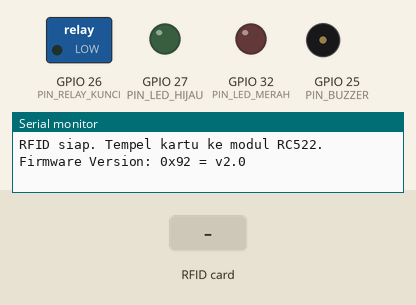
The sketch below on a simulated ESP32. Shown: switched loads named in the sketch (green lamp = pin HIGH), output pins drawn as LEDs (lit = HIGH), buzzer (waves = sounding, pin HIGH), the last lines printed to the serial monitor. The test bench sets the inputs (shaded band).

Above: at 1.2 s.
1.3 s: RFID card 5E 7A 19 C4 held to the reader
At 1.39 s:
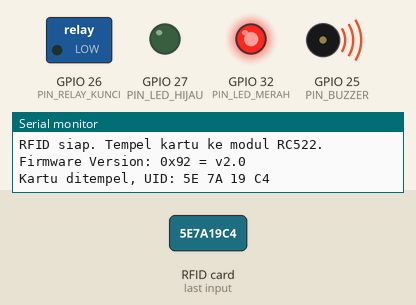
4.3 s: RFID card AA BB CC DD held to the reader
At 5.0 s:
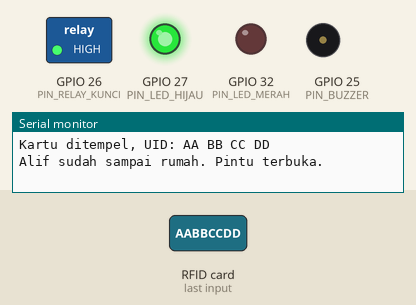
5.8 s: RFID card 5E 7A 19 C4 held to the reader
At 5.89 s:
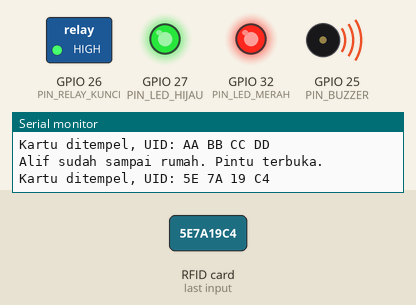
Timing chart, 0 to 10.8 s (numbered marks = the images above; inputs shaded):
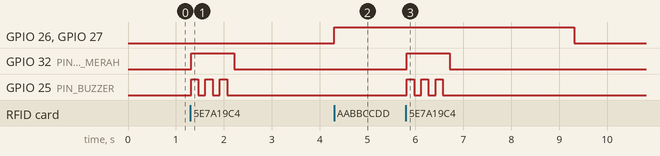

Measured:
- after the input at 1.3 s, GPIO 32 (PIN_LED_MERAH): LOW → HIGH at once, → LOW 0.90 s later; GPIO 25 (PIN_BUZZER): alternates HIGH for 0.15 s and LOW for 0.15 s, 6 changes in all, then stays LOW, starting at once
- after the input at 4.3 s, GPIO 26 (PIN_RELAY_KUNCI), GPIO 27 (PIN_LED_HIJAU): LOW → HIGH at once
- after the input at 5.8 s, GPIO 32 (PIN_LED_MERAH): LOW → HIGH at once, → LOW 0.90 s later; GPIO 25 (PIN_BUZZER): alternates HIGH for 0.15 s and LOW for 0.15 s, 6 changes in all, then stays LOW, starting at once

The sketch:

RfidPulang.ino
```cpp
// ============================================================
// RFID Anak Pulang Sekolah — ESP32 + RC522
// Kode dari YouTube Short "RFID Anak Pulang Sekolah"
// Repo: https://github.com/oerban77/rfid-anak-pulang-sekolah
//
// Cara kerja: anak menempelkan kartu RFID ke modul RC522.
// Kalau UID kartu ada di daftar, kunci elektrik terbuka 5 detik,
// LED hijau menyala, dan HP orang tua dapat notifikasi Telegram
// "Alif sudah sampai rumah." Kalau kartu tidak dikenal, pintu
// tetap terkunci dan buzzer berbunyi 3 kali.
//
// Wiring (SPI, lihat schematic.png):
//   RC522 SDA  -> GPIO5    RC522 SCK  -> GPIO18
//   RC522 MOSI -> GPIO23   RC522 MISO -> GPIO19
//   RC522 RST  -> GPIO22   RC522 VCC  -> 3V3 (BUKAN 5V!), GND -> GND
//   Relay IN   -> GPIO26 (kunci elektrik 12V lewat kontak relay)
//   Buzzer (+) -> GPIO25 (aktif HIGH), (-) GND
//   LED hijau  -> GPIO27 (lewat resistor 220 ohm ke GND)
//   LED merah  -> GPIO32 (lewat resistor 220 ohm ke GND)
//
// Daftarkan kartu: upload sketch ini, buka Serial Monitor
// (115200), tempel kartu, salin UID yang tercetak, lalu isi
// ke daftar KARTU_DIIZINKAN di bawah dan upload ulang.
// ============================================================

#include <SPI.h>
#include <MFRC522.h>

#define USE_TELEGRAM 1   // 1 = kirim notifikasi Telegram, 0 = Serial saja

// ============ ISI BAGIAN INI (kalau USE_TELEGRAM = 1) ============
const char* WIFI_SSID     = "NAMA_WIFI_KAMU";
const char* WIFI_PASSWORD = "PASSWORD_WIFI_KAMU";
const String BOT_TOKEN    = "ISI_TOKEN_BOT_DARI_BOTFATHER";
const String CHAT_ID      = "ISI_CHAT_ID_KAMU";
// Cara dapat BOT_TOKEN: chat @BotFather di Telegram -> /newbot
// Cara dapat CHAT_ID: chat @userinfobot di Telegram, catat "Id" kamu.
// ================================================================

// ============ DAFTAR KARTU YANG DIIZINKAN ============
// Ganti UID contoh di bawah dengan UID kartu asli (lihat Serial Monitor).
// Format UID: heksadesimal huruf besar, dipisah spasi, misal "A1 B2 C3 D4".
struct Kartu { const char* uid; const char* nama; };
const Kartu KARTU_DIIZINKAN[] = {
  { "AA BB CC DD", "Alif" },
  { "11 22 33 44", "Khalil" },
};
const int JUMLAH_KARTU = sizeof(KARTU_DIIZINKAN) / sizeof(KARTU_DIIZINKAN[0]);
// =====================================================

#if USE_TELEGRAM
#include <WiFi.h>
#include <WiFiClientSecure.h>
#include <UniversalTelegramBot.h>
#include <ArduinoJson.h>
WiFiClientSecure telegramClient;
UniversalTelegramBot bot(BOT_TOKEN, telegramClient);
#endif

#define PIN_SS_RFID    5    // SDA RC522
#define PIN_RST_RFID   22
#define PIN_RELAY_KUNCI 26
#define PIN_BUZZER     25
#define PIN_LED_HIJAU  27
#define PIN_LED_MERAH  32

const unsigned long BUKA_MS = 5000;    // kunci terbuka 5 detik
const unsigned long ABAIKAN_MS = 10000; // abaikan kartu yang sama 10 detik

MFRC522 rfid(PIN_SS_RFID, PIN_RST_RFID);
bool telegramAktif = false;
bool kunciTerbuka = false;
unsigned long kunciDibukaPada = 0;
String uidTerakhir = "";
unsigned long uidTerakhirPada = 0;

String bacaUid() {
  String uid = "";
  for (byte i = 0; i < rfid.uid.size; i++) {
    if (rfid.uid.uidByte[i] < 0x10) uid += "0";
    uid += String(rfid.uid.uidByte[i], HEX);
    if (i < rfid.uid.size - 1) uid += " ";
  }
  uid.toUpperCase();
  return uid;
}

const char* cariNama(const String& uid) {
  for (int i = 0; i < JUMLAH_KARTU; i++) {
    if (uid == KARTU_DIIZINKAN[i].uid) return KARTU_DIIZINKAN[i].nama;
  }
  return nullptr;
}

void kirimPesan(const String& teks) {
  Serial.println(teks);
#if USE_TELEGRAM
  if (telegramAktif) {
    bot.sendMessage(CHAT_ID, teks, "");
  }
#endif
}

void bukaKunci(const char* nama) {
  digitalWrite(PIN_RELAY_KUNCI, HIGH);
  digitalWrite(PIN_LED_HIJAU, HIGH);
  digitalWrite(PIN_LED_MERAH, LOW);
  kunciTerbuka = true;
  kunciDibukaPada = millis();
  kirimPesan(String(nama) + " sudah sampai rumah. Pintu terbuka.");
}

void tutupKunci() {
  digitalWrite(PIN_RELAY_KUNCI, LOW);
  digitalWrite(PIN_LED_HIJAU, LOW);
  kunciTerbuka = false;
  Serial.println("Pintu terkunci lagi.");
}

void tolakKartu(const String& uid) {
  digitalWrite(PIN_LED_MERAH, HIGH);
  for (int i = 0; i < 3; i++) {
    digitalWrite(PIN_BUZZER, HIGH);
    delay(150);
    digitalWrite(PIN_BUZZER, LOW);
    delay(150);
  }
  digitalWrite(PIN_LED_MERAH, LOW);
  Serial.println("Kartu tidak dikenal: " + uid + " (daftarkan UID ini di KARTU_DIIZINKAN)");
}

void setup() {
  Serial.begin(115200);
  SPI.begin();
  rfid.PCD_Init();
  pinMode(PIN_RELAY_KUNCI, OUTPUT);
  pinMode(PIN_BUZZER, OUTPUT);
  pinMode(PIN_LED_HIJAU, OUTPUT);
  pinMode(PIN_LED_MERAH, OUTPUT);
  digitalWrite(PIN_RELAY_KUNCI, LOW);
  digitalWrite(PIN_BUZZER, LOW);
  digitalWrite(PIN_LED_HIJAU, LOW);
  digitalWrite(PIN_LED_MERAH, LOW);

#if USE_TELEGRAM
  if (BOT_TOKEN.startsWith("ISI_") || CHAT_ID.startsWith("ISI_")) {
    Serial.println("PERINGATAN: BOT_TOKEN / CHAT_ID belum diisi, notifikasi Telegram nonaktif.");
  } else {
    Serial.print("Menghubungkan WiFi ");
    Serial.print(WIFI_SSID);
    Serial.print(" ... ");
    WiFi.begin(WIFI_SSID, WIFI_PASSWORD);
    unsigned long mulai = millis();
    while (WiFi.status() != WL_CONNECTED && millis() - mulai < 20000) {
      delay(500);
      Serial.print(".");
    }
    if (WiFi.status() == WL_CONNECTED) {
      Serial.println(" terhubung!");
      telegramClient.setInsecure();  // tanpa verifikasi sertifikat (sesuai contoh UniversalTelegramBot)
      telegramAktif = true;
    } else {
      Serial.println(" GAGAL. Notifikasi Telegram nonaktif, kunci tetap jalan.");
    }
  }
#endif

  Serial.println("RFID siap. Tempel kartu ke modul RC522.");
  rfid.PCD_DumpVersionToSerial();  // cetak versi firmware RC522 untuk debug
}

void loop() {
  // Tutup kunci lagi setelah 5 detik terbuka.
  if (kunciTerbuka && millis() - kunciDibukaPada >= BUKA_MS) {
    tutupKunci();
  }

  if (!rfid.PICC_IsNewCardPresent()) return;
  if (!rfid.PICC_ReadCardSerial()) return;

  String uid = bacaUid();
  rfid.PICC_HaltA();  // hentikan kartu supaya tidak terbaca berulang

  // Abaikan kartu yang sama selama 10 detik (anti spam notifikasi).
  if (uid == uidTerakhir && millis() - uidTerakhirPada < ABAIKAN_MS) return;
  uidTerakhir = uid;
  uidTerakhirPada = millis();

  Serial.print("Kartu ditempel, UID: ");
  Serial.println(uid);

  const char* nama = cariNama(uid);
  if (nama != nullptr) {
    bukaKunci(nama);
  } else {
    tolakKartu(uid);
  }
}
```
